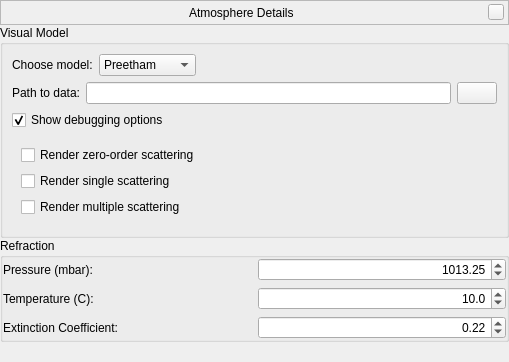
<?xml version="1.0" encoding="UTF-8"?>
<ui version="4.0">
 <class>atmosphereDialogForm</class>
 <widget class="QWidget" name="AtmosphereDialogForm">
  <property name="geometry">
   <rect>
    <x>0</x>
    <y>0</y>
    <width>509</width>
    <height>362</height>
   </rect>
  </property>
  <layout class="QVBoxLayout" name="verticalLayout">
   <property name="spacing">
    <number>0</number>
   </property>
   <property name="margin">
    <number>0</number>
   </property>
   <item>
    <widget class="BarFrame" name="TitleBar">
     <property name="minimumSize">
      <size>
       <width>16</width>
       <height>25</height>
      </size>
     </property>
     <property name="maximumSize">
      <size>
       <width>16777215</width>
       <height>25</height>
      </size>
     </property>
     <property name="frameShape">
      <enum>QFrame::StyledPanel</enum>
     </property>
     <layout class="QHBoxLayout">
      <property name="leftMargin">
       <number>0</number>
      </property>
      <property name="topMargin">
       <number>0</number>
      </property>
      <property name="rightMargin">
       <number>4</number>
      </property>
      <property name="bottomMargin">
       <number>0</number>
      </property>
      <item>
       <spacer>
        <property name="orientation">
         <enum>Qt::Horizontal</enum>
        </property>
        <property name="sizeHint" stdset="0">
         <size>
          <width>40</width>
          <height>20</height>
         </size>
        </property>
       </spacer>
      </item>
      <item>
       <widget class="QLabel" name="stelWindowTitle">
        <property name="palette">
         <palette>
          <active/>
          <inactive/>
          <disabled/>
         </palette>
        </property>
        <property name="font">
         <font/>
        </property>
        <property name="text">
         <string>Atmosphere Details</string>
        </property>
       </widget>
      </item>
      <item>
       <spacer>
        <property name="orientation">
         <enum>Qt::Horizontal</enum>
        </property>
        <property name="sizeHint" stdset="0">
         <size>
          <width>40</width>
          <height>20</height>
         </size>
        </property>
       </spacer>
      </item>
      <item>
       <widget class="QPushButton" name="closeStelWindow">
        <property name="minimumSize">
         <size>
          <width>16</width>
          <height>16</height>
         </size>
        </property>
        <property name="maximumSize">
         <size>
          <width>16</width>
          <height>16</height>
         </size>
        </property>
        <property name="focusPolicy">
         <enum>Qt::NoFocus</enum>
        </property>
        <property name="text">
         <string/>
        </property>
       </widget>
      </item>
     </layout>
    </widget>
   </item>
   <item>
    <widget class="QGroupBox" name="visualModelConfigGroup">
     <property name="title">
      <string>Visual Model</string>
     </property>
     <layout class="QVBoxLayout" name="verticalLayout_5">
      <item>
       <layout class="QHBoxLayout" name="horizontalLayout">
        <item>
         <widget class="QLabel" name="label_2">
          <property name="text">
           <string>Choose model:</string>
          </property>
          <property name="buddy">
           <cstring>atmosphereModel</cstring>
          </property>
         </widget>
        </item>
        <item>
         <widget class="QComboBox" name="atmosphereModel">
          <item>
           <property name="text">
            <string>Preetham</string>
           </property>
          </item>
          <item>
           <property name="text">
            <string>ShowMySky</string>
           </property>
          </item>
         </widget>
        </item>
        <item>
         <spacer name="horizontalSpacer">
          <property name="orientation">
           <enum>Qt::Horizontal</enum>
          </property>
          <property name="sizeHint" stdset="0">
           <size>
            <width>40</width>
            <height>20</height>
           </size>
          </property>
         </spacer>
        </item>
       </layout>
      </item>
      <item>
       <widget class="QFrame" name="showMySky_optionsGroup">
        <layout class="QVBoxLayout" name="verticalLayout_2">
         <property name="leftMargin">
          <number>0</number>
         </property>
         <property name="topMargin">
          <number>0</number>
         </property>
         <property name="rightMargin">
          <number>0</number>
         </property>
         <property name="bottomMargin">
          <number>0</number>
         </property>
         <item>
          <layout class="QHBoxLayout" name="showMySky_pathToDataLayout">
           <item>
            <widget class="QLabel" name="showMySky_pathToModelLabel">
             <property name="text">
              <string>Path to data:</string>
             </property>
            </widget>
           </item>
           <item>
            <widget class="QLineEdit" name="showMySky_pathToModelEdit"/>
           </item>
           <item>
            <widget class="QPushButton" name="showMySky_pathToModelBrowseBtn">
             <property name="sizePolicy">
              <sizepolicy hsizetype="Fixed" vsizetype="Fixed">
               <horstretch>0</horstretch>
               <verstretch>0</verstretch>
              </sizepolicy>
             </property>
             <property name="text">
              <string/>
             </property>
             <property name="icon">
              <iconset resource="../../data/gui/guiRes.qrc">
               <normaloff>:/graphicGui/uibtFolder.png</normaloff>
               <disabledoff>:/graphicGui/uibtFolder-disabled.png</disabledoff>:/graphicGui/uibtFolder.png</iconset>
             </property>
            </widget>
           </item>
          </layout>
         </item>
         <item>
          <widget class="QCheckBox" name="showMySky_debugOptionsEnabled">
           <property name="text">
            <string>Show debugging options</string>
           </property>
           <property name="checked">
            <bool>true</bool>
           </property>
          </widget>
         </item>
         <item>
          <widget class="QFrame" name="showMySky_debugOptionsGroup">
           <layout class="QVBoxLayout" name="verticalLayout_4">
            <item>
             <widget class="QCheckBox" name="showMySky_zeroOrderEnabled">
              <property name="text">
               <string>Render zero-order scattering</string>
              </property>
             </widget>
            </item>
            <item>
             <widget class="QCheckBox" name="showMySky_singleScatteringEnabled">
              <property name="text">
               <string>Render single scattering</string>
              </property>
             </widget>
            </item>
            <item>
             <widget class="QCheckBox" name="showMySky_multipleScatteringEnabled">
              <property name="text">
               <string>Render multiple scattering</string>
              </property>
             </widget>
            </item>
           </layout>
          </widget>
         </item>
        </layout>
       </widget>
      </item>
     </layout>
    </widget>
   </item>
   <item>
    <widget class="QGroupBox" name="atmosphereGroupBox">
     <property name="title">
      <string>Refraction</string>
     </property>
     <layout class="QVBoxLayout" name="verticalLayout_3">
      <property name="margin">
       <number>0</number>
      </property>
      <item>
       <layout class="QHBoxLayout" name="pressureLayout">
        <item>
         <widget class="QLabel" name="pressureLabel">
          <property name="text">
           <string>Pressure (mbar):</string>
          </property>
         </widget>
        </item>
        <item>
         <widget class="QDoubleSpinBox" name="pressureDoubleSpinBox">
          <property name="alignment">
           <set>Qt::AlignRight|Qt::AlignTrailing|Qt::AlignVCenter</set>
          </property>
          <property name="maximum">
           <double>1500.000000000000000</double>
          </property>
          <property name="value">
           <double>1013.250000000000000</double>
          </property>
         </widget>
        </item>
       </layout>
      </item>
      <item>
       <layout class="QHBoxLayout" name="temperatureLayout">
        <item>
         <widget class="QLabel" name="temperatureLabel">
          <property name="inputMethodHints">
           <set>Qt::ImhNone</set>
          </property>
          <property name="text">
           <string>Temperature (C):</string>
          </property>
          <property name="alignment">
           <set>Qt::AlignLeading|Qt::AlignLeft|Qt::AlignVCenter</set>
          </property>
         </widget>
        </item>
        <item>
         <widget class="QDoubleSpinBox" name="temperatureDoubleSpinBox">
          <property name="alignment">
           <set>Qt::AlignRight|Qt::AlignTrailing|Qt::AlignVCenter</set>
          </property>
          <property name="decimals">
           <number>1</number>
          </property>
          <property name="minimum">
           <double>-100.000000000000000</double>
          </property>
          <property name="value">
           <double>10.000000000000000</double>
          </property>
         </widget>
        </item>
       </layout>
      </item>
      <item>
       <layout class="QHBoxLayout" name="extinctionLayout">
        <item>
         <widget class="QLabel" name="extinctionLabel">
          <property name="toolTip">
           <string/>
          </property>
          <property name="whatsThis">
           <string>Extinction is the loss of star brightness due to Earth's atmosphere. It is given in mag/airmass, where airmass is number of atmospheres light has to pass. (zenith: 1; horizon: about 40)</string>
          </property>
          <property name="text">
           <string>Extinction Coefficient:</string>
          </property>
         </widget>
        </item>
        <item>
         <widget class="QDoubleSpinBox" name="extinctionDoubleSpinBox">
          <property name="toolTip">
           <string>Use about 0.12 for superb mountaintops, 0.2 for good rural landscape, 0.35 for murky conditions.</string>
          </property>
          <property name="alignment">
           <set>Qt::AlignRight|Qt::AlignTrailing|Qt::AlignVCenter</set>
          </property>
          <property name="maximum">
           <double>3.000000000000000</double>
          </property>
          <property name="singleStep">
           <double>0.010000000000000</double>
          </property>
          <property name="value">
           <double>0.220000000000000</double>
          </property>
         </widget>
        </item>
       </layout>
      </item>
     </layout>
    </widget>
   </item>
   <item>
    <spacer name="verticalSpacer">
     <property name="orientation">
      <enum>Qt::Vertical</enum>
     </property>
     <property name="sizeHint" stdset="0">
      <size>
       <width>20</width>
       <height>40</height>
      </size>
     </property>
    </spacer>
   </item>
  </layout>
 </widget>
 <customwidgets>
  <customwidget>
   <class>BarFrame</class>
   <extends>QFrame</extends>
   <header>Dialog.hpp</header>
   <container>1</container>
  </customwidget>
 </customwidgets>
 <tabstops>
   <tabstop>pressureDoubleSpinBox</tabstop>
   <tabstop>temperatureDoubleSpinBox</tabstop>
   <tabstop>extinctionDoubleSpinBox</tabstop>
 </tabstops>
 <resources>
  <include location="../../data/gui/guiRes.qrc"/>
 </resources>
 <connections/>
</ui>
